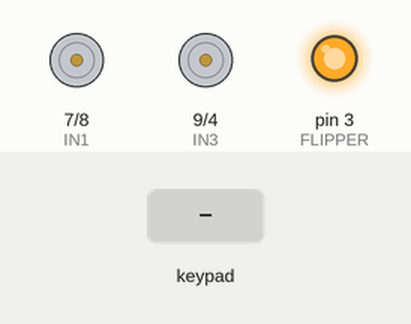
A sketch run on a simulated Arduino Uno, built with avr-gcc and run on an emulated ATmega328P. Parts: motor-driver pin pairs drawn as motors (green arrow = first pin HIGH = forward, orange = second pin HIGH = backward, longer = more drive, scaled by the enable pin), output pins drawn as LEDs (lit = HIGH). The test bench sets the inputs (shaded band). What the sketch prints to the serial monitor is not drawn.

Above: at 1.4 s.
1.5 s: key 'U' pressed
At 1.73 s:
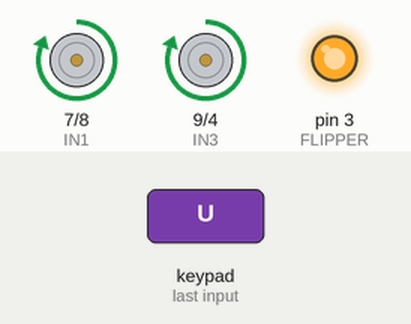
3.4 s: key 'D' pressed
At 3.64 s:
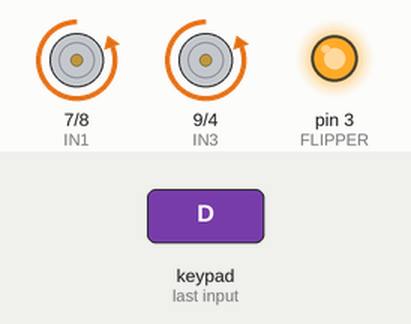
5.3 s: key 'L' pressed
At 5.51 s:
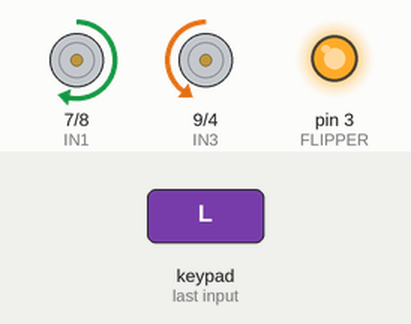
7.2 s: key 'R' pressed
At 7.42 s:
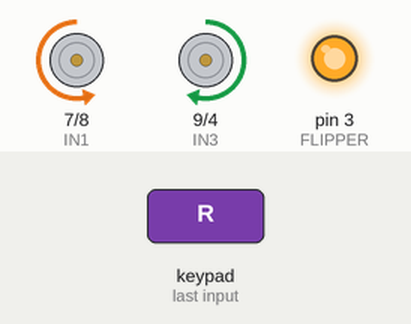
9.1 s: key 'U' pressed
At 9.34 s:
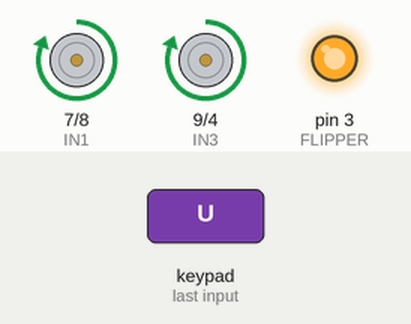
11.0 s: key 'D' pressed
At 12.4 s:
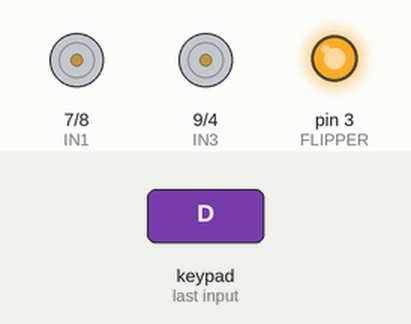
Timing chart, 0 to 13.9 s (numbered marks = the images above; inputs shaded):
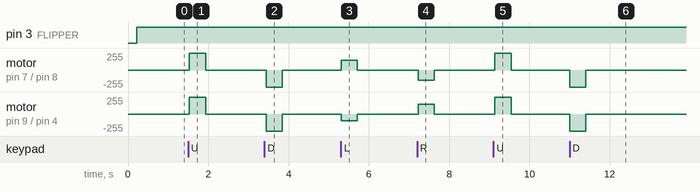

Measured:
- after the input at 1.5 s, motor on pin 7 (IN1) / pin 8 (IN2), motor on pin 9 (IN3) / pin 4 (IN4): stopped → forward 255/255 at once, → stopped 0.40 s later
- after the input at 3.4 s, motor on pin 7 (IN1) / pin 8 (IN2), motor on pin 9 (IN3) / pin 4 (IN4): stopped → backward 255/255 at once, → stopped 0.40 s later
- after the input at 5.3 s, motor on pin 7 (IN1) / pin 8 (IN2): stopped → forward 150/255 at once, → stopped 0.40 s later; motor on pin 9 (IN3) / pin 4 (IN4): stopped → backward 100/255 at once, → stopped 0.40 s later
- after the input at 7.2 s, motor on pin 7 (IN1) / pin 8 (IN2): stopped → backward 150/255 at once, → stopped 0.40 s later; motor on pin 9 (IN3) / pin 4 (IN4): stopped → forward 150/255 at once, → stopped 0.40 s later
- after the input at 9.1 s, motor on pin 7 (IN1) / pin 8 (IN2), motor on pin 9 (IN3) / pin 4 (IN4): stopped → forward 255/255 at once, → stopped 0.40 s later
- after the input at 11.0 s, motor on pin 7 (IN1) / pin 8 (IN2), motor on pin 9 (IN3) / pin 4 (IN4): stopped → backward 255/255 at once, → stopped 0.40 s later

The sketch:

ps2_controller_omni_robot.ino
```cpp
// PS2X_lib - Version: Latest
#include <PS2X_lib.h>

PS2X ps2x; // create PS2 Controller Class

//The library does NOT support hot pluggable controllers.
//You must ALWA either restart your Arduino after you connect the controller,
//or call config_gamepad(pins) again after connecting the controller.
int error = 0;
byte type = 0;
byte vibrate = 0;
int rightSpeed = 255;
int leftSpeed = 255;
int turnSpeed = 150;

#define IN1  7   //K1、K2 motor direction
#define IN2  8   //K1、K2 motor direction
#define IN3  9   //K3、K4 motor direction
#define IN4  4   //K3、K4 motor direction
#define ENA  5   // Needs to be a PWM pin to be able to control motor speed ENA
#define ENB  6    // Needs to be a PWM pin to be able to control motor speed ENA
#define FLIPPER 3

void setup(){
  Serial.begin(9600);

  /******L298N******/
  pinMode(IN1, OUTPUT);
  pinMode(IN2, OUTPUT);
  pinMode(IN3, OUTPUT);
  pinMode(IN4, OUTPUT);
  pinMode(ENA, OUTPUT);
  pinMode(ENB, OUTPUT);
  pinMode(FLIPPER, OUTPUT);

  //CHANGES for v1.6 HERE!!! **************PAY ATTENTION*************

  error = ps2x.config_gamepad(13,11,10,12, true, true);   //setup pins and settings:  GamePad(clock, command, attention, data, Pressures?, Rumble?) check for error

  if(error == 0){
    Serial.println("Found Controller, configured successful");
    Serial.println("Try out all the buttons, X will vibrate the controller, faster as you press harder;");
    Serial.println("holding L1 or R1 will print out the analog stick values.");
    Serial.println("Go to www.billporter.info for updates and to report bugs.");
  }

  else if(error == 1)
    Serial.println("No controller found, check wiring, see readme.txt to enable debug. visit www.billporter.info for troubleshooting tips");

  else if(error == 2)
    Serial.println("Controller found but not accepting commands. see readme.txt to enable debug. Visit www.billporter.info for troubleshooting tips");

  else if(error == 3)
    Serial.println("Controller refusing to enter Pressures mode, may not support it. ");

  //Serial.print(ps2x.Analog(1), HEX);

  type = ps2x.readType();
     switch(type) {
       case 0:
        Serial.println("Unknown Controller type");
       break;
       case 1:
        Serial.println("DualShock Controller Found");
       break;
       case 2:
         Serial.println("GuitarHero Controller Found");
       break;
     }

}

void loop(){
   /* You must Read Gamepad to get new values
   Read GamePad and set vibration values
   ps2x.read_gamepad(small motor on/off, larger motor strenght from 0-255)
   if you don't enable the rumble, use ps2x.read_gamepad(); with no values

   you should call this at least once a second
   */


 if(error == 1) //skip loop if no controller found
  return;

 else { //DualShock Controller

    ps2x.read_gamepad(false, vibrate); //read controller and set large motor to spin at 'vibrate' speed

    if(ps2x.Button(PSB_PAD_UP)) { //will be TRUE as long as button is pressed
      analogWrite(ENA,leftSpeed); //lspeed:0-255
      analogWrite(ENB,rightSpeed); //rspeed:0-255
      digitalWrite(IN1, HIGH);
      digitalWrite(IN2, LOW);
      digitalWrite(IN3, HIGH);
      digitalWrite(IN4,LOW);
      Serial.print("up");
    } else if(ps2x.Button(PSB_PAD_RIGHT)) {
      analogWrite(ENA,turnSpeed); //lspeed:0-255
      analogWrite(ENB,turnSpeed); //rspeed:0-255
      digitalWrite(IN1, LOW);
      digitalWrite(IN2, HIGH);
      digitalWrite(IN3, HIGH);
      digitalWrite(IN4, LOW);
      Serial.print("right");
    } else if(ps2x.Button(PSB_PAD_LEFT)) {
      analogWrite(ENA,turnSpeed); //lspeed:0-255
      analogWrite(ENB,100); //rspeed:0-255
      digitalWrite(IN1, HIGH);
      digitalWrite(IN2, LOW);
      digitalWrite(IN3, LOW);
      digitalWrite(IN4, HIGH);
      Serial.print("left");
    } else if(ps2x.Button(PSB_PAD_DOWN)) {
      analogWrite(ENA,leftSpeed); //lspeed:0-255
      analogWrite(ENB,rightSpeed); //rspeed:0-255
      digitalWrite(IN1, LOW);
      digitalWrite(IN2, HIGH);
      digitalWrite(IN3, LOW);
      digitalWrite(IN4, HIGH);
      Serial.print("down");
    } else if(ps2x.Button(PSB_BLUE)) {
      digitalWrite(FLIPPER, LOW);
      Serial.print("FLIPPER");
    } else {
      analogWrite(ENA,0); //lspeed:0-255
      analogWrite(ENB,0); //rspeed:0-255
      digitalWrite(IN1, LOW);
      digitalWrite(IN2, LOW);
      digitalWrite(IN3, LOW);
      digitalWrite(IN4, LOW);
      digitalWrite(FLIPPER, HIGH);
      Serial.print("none");
    }
 }
 delay(50);
}
```
